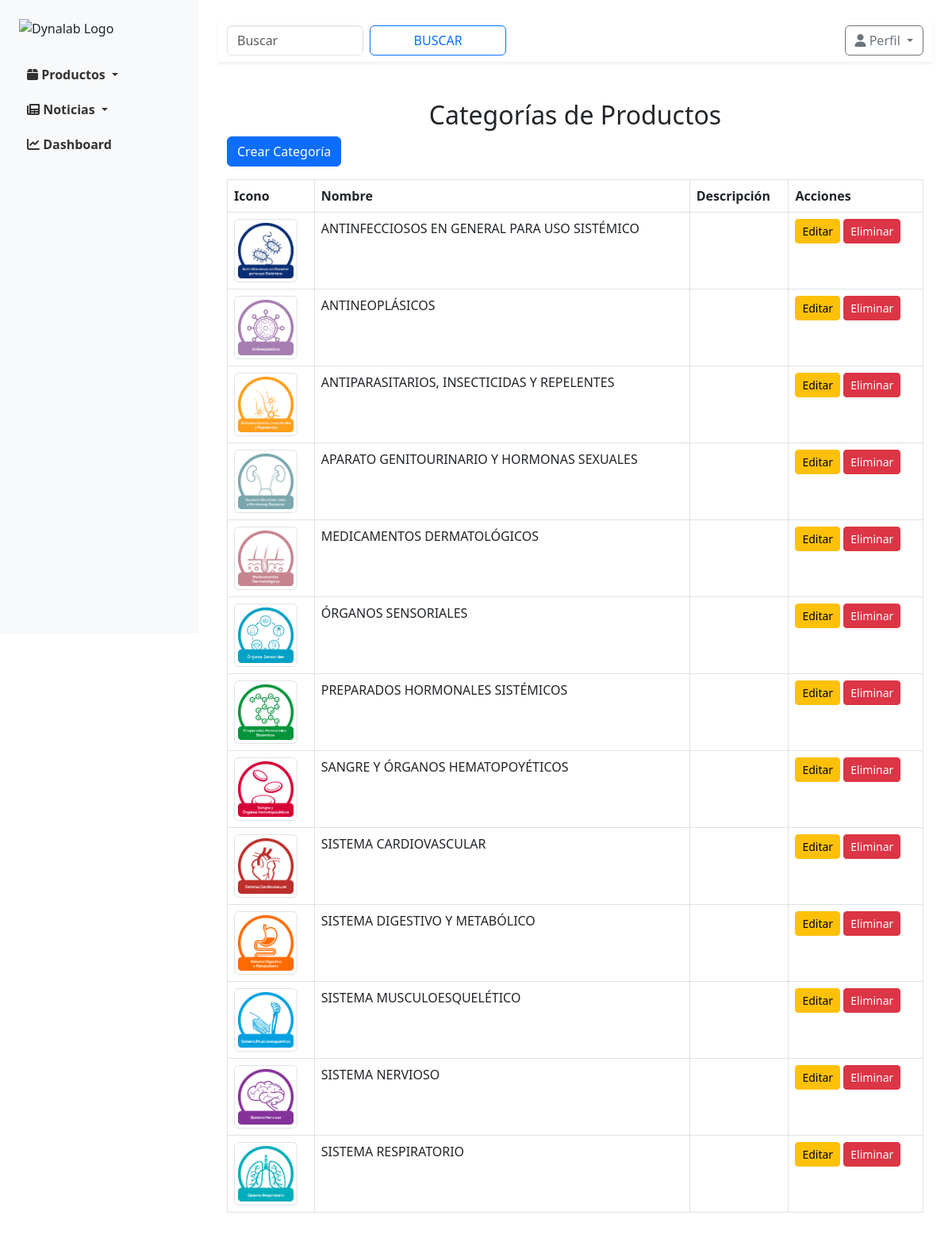
Screenshot of /products/categorias/ (signed in) with the database file from the repository.
### products/models.py (models this page shows, shortened)
class Category(models.Model):
    name = models.CharField(max_length=255)
    description = models.TextField(blank=True, null=True)
    icon = models.ImageField(upload_to='category_icons/', null=True, blank=True)

### users/middleware.py (the view)
        def wrapper_func(request, *args, **kwargs):
            if request.user.is_authenticated and request.user.role in allowed_roles:
                return view_func(request, *args, **kwargs)
            else:
                return redirect('no_permitido')  # Vista de acceso denegado

### products/views.py (called while the page is built)
@role_required(allowed_roles=['admin', 'editor'])
def lista_categorias(request):
    categorias = Category.objects.all()
    return render(request, 'products/lista_categorias.html', {'categorias': categorias})

### products/templates/products/lista_categorias.html
{% extends 'base.html' %}
{% block content %}
<div class="container mt-5">
    <h2 class="text-center">Categorías de Productos</h2>
    <a href="{% url 'products:crear_categoria' %}" class="btn btn-primary mb-3">Crear Categoría</a>
    <table class="table table-bordered">
        <thead>
            <tr>
                <th>Icono</th>
                <th>Nombre</th>
                <th>Descripción</th>
                <th>Acciones</th>
            </tr>
        </thead>
        <tbody>
            {% for categoria in categorias %}
            <tr>
                <td><img src="../../media/{{ categoria.icon }}" alt="{{ categoria.name }}" class="img-thumbnail" style="width: 80px; height: auto;"></td>
                <td>{{ categoria.name }}</td>
                <td>{{ categoria.description }}</td>
                <td>
                    <a href="{% url 'products:editar_categoria' categoria.pk %}" class="btn btn-warning btn-sm">Editar</a>
                    <a href="{% url 'products:eliminar_categoria' categoria.pk %}" class="btn btn-danger btn-sm">Eliminar</a>
                </td>
            </tr>
            {% endfor %}
        </tbody>
    </table>
</div>
{% endblock %}

### templates/base.html (shortened to what this page needs)
{% load static %}
<!DOCTYPE html>
<html lang="es">
<head>
    <link href="https://cdn.jsdelivr.net/npm/select2@4.1.0-rc.0/dist/css/select2.min.css" rel="stylesheet" />
    <link href="https://cdn.jsdelivr.net/npm/bootstrap@5.3.0/dist/css/bootstrap.min.css" rel="stylesheet">
    <link href="https://cdnjs.cloudflare.com/ajax/libs/font-awesome/6.0.0-beta3/css/all.min.css" rel="stylesheet">
    <link rel="stylesheet" href="{% static 'css/style.css' %}">
</head>
<body>
    <div class="d-flex">
        <nav class="sidebar bg-light vh-100">
            <div class="p-4">
                <img src="https://web.dynalabglobal.com/static/media/Dynalab-logo.c9490f699db9d7963132.png" alt="Dynalab Logo" class="img-fluid mb-4">
                <ul class="list-unstyled">
                    <li class="nav-item dropdown">
                        <a
                            class="nav-link dropdown-toggle text-decoration-none"
                            href="#"
                            id="navbarDropdown"
                            role="button"
                            data-bs-toggle="dropdown"
                            aria-expanded="false">
                            <i class="fas fa-box"></i> Productos
                        </a>
                    </li>
                    <li class="nav-item dropdown">
                        <a
                            class="nav-link dropdown-toggle text-decoration-none"
                            href="#"
                            id="newsDropdown"
                            role="button"
                            data-bs-toggle="dropdown"
                            aria-expanded="false">
                            <i class="fas fa-newspaper"></i> Noticias
                        </a>
                    </li>
                    <li><a href="{% url 'users:dashboard' %}" class="text-decoration-none"><i class="fas fa-chart-line"></i> Dashboard</a></li>
                </ul>
            </div>
        </nav>
        <div class="content flex-grow-1 p-4">
            <nav class="navbar navbar-expand-lg navbar-light bg-white shadow-sm mb-4">
                <div class="container-fluid">
                    <form class="d-flex">
                        <input class="form-control me-2" type="search" placeholder="Buscar" aria-label="Buscar">
                        <button class="btn btn-outline-primary" type="submit">Buscar</button>
                    </form>
                    <div class="dropdown">
                        <button class="btn btn-outline-secondary dropdown-toggle" type="button" data-bs-toggle="dropdown">
                            <i class="fas fa-user"></i> Perfil
                        </button>
                    </div>
                </div>
            </nav>
            {% block content %}{% endblock %}
        </div>
    </div>
</body>
</html>

### static/css/style.css (style rules this page uses)
.sidebar { width: 250px; }
.sidebar ul li a { padding: 10px; display: block; color: #333; font-weight: bold; transition: all 0.3s; }
form { max-width: 100%; }
form input, form select, form textarea { display: block; width: 100%; padding: 10px 12px; font-size: 16px; line-height: 1.5; border: 1px solid #ced4da; border-radius: 5px; background-color: #fff; box-shadow: inset 0 1px 2px rgba(0, 0, 0, 0.075); transition: border-color 0.15s ease-in-out, box-shadow 0.15s ease-in-out; }
form button { display: block; width: 100%; padding: 10px; font-size: 16px; font-weight: bold; text-transform: uppercase; color: #fff; background-color: #007bff; border: none; border-radius: 5px; cursor: pointer; transition: background-color 0.3s; }

### rows the page displays
Category: icon (picture), name "ANTINFECCIOSOS EN GENERAL PARA USO SISTÉMICO"
Category: icon (picture), name "ANTINEOPLÁSICOS"
Category: icon (picture), name "ANTIPARASITARIOS, INSECTICIDAS Y REPELENTES"
Category: icon (picture), name "APARATO GENITOURINARIO Y HORMONAS SEXUALES"
Category: icon (picture), name "MEDICAMENTOS DERMATOLÓGICOS"
Category: icon (picture), name "ÓRGANOS SENSORIALES"
Category: icon (picture), name "PREPARADOS HORMONALES SISTÉMICOS"
Category: icon (picture), name "SANGRE Y ÓRGANOS HEMATOPOYÉTICOS"
Category: icon (picture), name "SISTEMA CARDIOVASCULAR"
Category: icon (picture), name "SISTEMA DIGESTIVO Y METABÓLICO"
Category: icon (picture), name "SISTEMA MUSCULOESQUELÉTICO"
Category: icon (picture), name "SISTEMA NERVIOSO"
Category: icon (picture), name "SISTEMA RESPIRATORIO"
